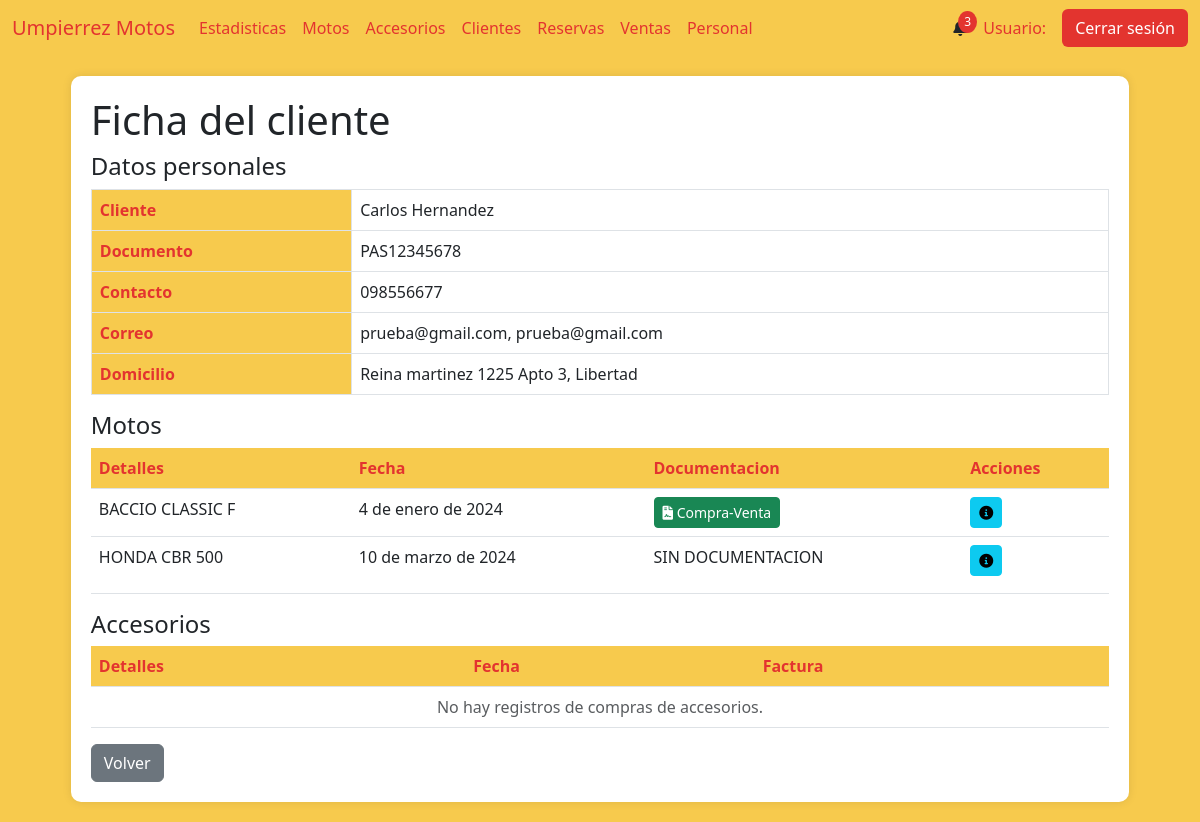
The app's page /cliente_ficha/3, older data.
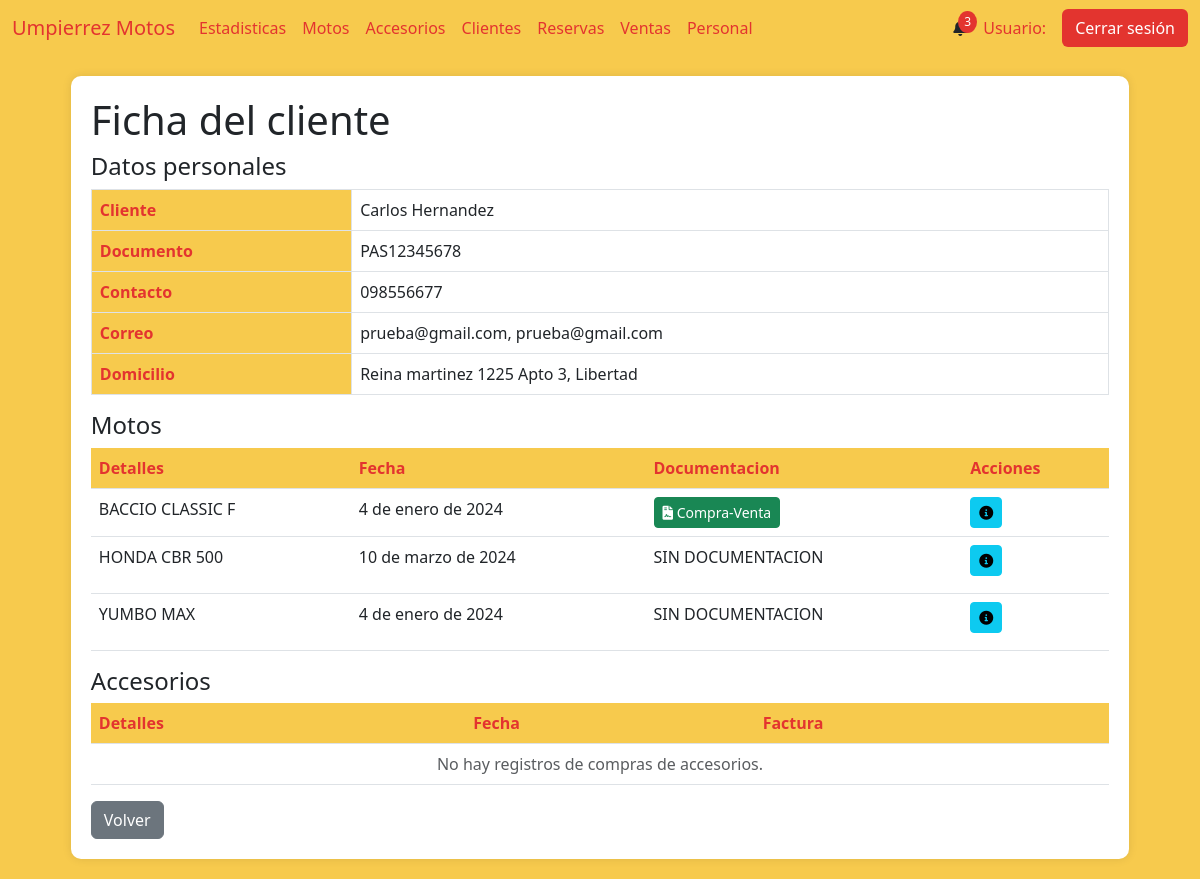
The same page, newer data.
### AppUM/models.py (models this page shows)
class ComprasVentas(models.Model):
    moto = models.ForeignKey(Moto, related_name='moto_cliente', on_delete=models.CASCADE)
    cliente = models.ForeignKey(Cliente, related_name='cliente_moto', on_delete=models.CASCADE)
    fecha_compra = models.DateField()
    fotocopia_libreta = models.ImageField(null=True, blank=True, upload_to="documentacion/libretas/")
    compra_venta = models.FileField(null=True, blank=True, upload_to="documentacion/compra_venta/")
    certificado_venta = models.FileField(null=True, blank=True, upload_to="documentacion/certificado_venta/")
    tipo = models.CharField(max_length=20)
    forma_de_pago = models.TextField(null=True, blank=True)
    class Meta:
        pass

### AppUM/views.py (the view)
# urls.py: path('cliente_ficha/<int:id_cliente>', views.ficha_cliente,name="ClienteFicha"),
def ficha_cliente(req,id_cliente):
    cliente = Cliente.objects.get(id=id_cliente)
    tel1 = ClienteTelefono.objects.filter(principal=1,cliente_id=cliente.id).first()
    tel_1 = tel1.telefono
    tel2 = ClienteTelefono.objects.filter(principal=0,cliente_id=cliente.id).first()
    correo1 = ClienteCorreo.objects.filter(principal=1,cliente_id=cliente.id).first()
    correo2 = ClienteCorreo.objects.filter(principal=0,cliente_id=cliente.id).first()
    if tel2:
        tel_2 = tel2.telefono
    else:
        tel_2 = None
    if correo1:
        c_1 = correo1.correo
    else:
        c_1 = None
    if correo2:
        c_2 = correo1.correo
    else:
        c_2 = None
    resultados_motos = (
        ComprasVentas.objects
        .filter(cliente__id=id_cliente, tipo='V')
        .select_related('moto', 'cliente')
        .values(
            'id',
            'moto__marca',
            'moto__modelo',
            'fecha_compra',
            'moto__precio',
            'fotocopia_libreta',
            'compra_venta',
            'certificado_venta',
        )
    )
    res_documentacion = []
    for resultado in resultados_motos:
            cv = ComprasVentas.objects.get(id=resultado['id'])
            res_documentacion.append({
            'moto': resultado,
            'libreta': cv.fotocopia_libreta.url if cv.fotocopia_libreta else None,
            'compra_venta': cv.compra_venta.url if cv.compra_venta else None,
            'certificado_venta': cv.certificado_venta.url if cv.certificado_venta else None,
        })
    paginator = Paginator(res_documentacion, 5)  # 5 clientes por página
    page_number = req.GET.get('page')  # Obtiene el número de página desde la URL
    page_obj = paginator.get_page(page_number)
    resultados_accesorios = (
        ClienteAccesorio.objects
        .filter(cliente__id=id_cliente)
        .select_related('accesorio', 'cliente')
        .values(
            'id',
            'accesorio__tipo',
            'accesorio__marca',
            'accesorio__modelo',
            'fecha_compra',
            'factura_documento'
        )
    )
    res_facturas = []
    for resultado_accesorio in resultados_accesorios:
            ca = ClienteAccesorio.objects.get(id=resultado_accesorio['id'])
            res_facturas.append({
            'accesorio': resultado_accesorio,
            'factura_documento': ca.factura_documento.url if ca.factura_documento else None
        })
    paginator_accesorio = Paginator(res_facturas, 5)  # 5 clientes por página
    page_number_accesorio = req.GET.get('page')  # Obtiene el número de página desde la URL
    page_obj_accesorio = paginator_accesorio.get_page(page_number_accesorio)
    return render(req,"perfil_administrativo/cliente/detalles_cliente.html",{"cliente":cliente,
                                                                             "tel1":tel_1,
                                                                             "tel2":tel_2,
                                                                             "correo1":c_1,
                                                                             "correo2":c_2,
                                                                             "page_obj":page_obj,
                                                                             "page_obj_accesorio":page_obj_accesorio,
                                                                             })

### AppUM/templates/perfil_administrativo/cliente/detalles_cliente.html (shortened to what the changed rows need)
{% extends "perfil_administrativo/padre_perfil_administrativo.html" %}
{% load static %}
{% block contenidoQueCambia %}
<div class="table-container" id="clienteDetails">
    <h1>Ficha del cliente</h1>
    <table class="table table-bordered">
        <tbody>
            <tr>
                <th scope="row">Cliente</th>
            </tr>
            <tr>
                <th scope="row">Documento</th>
            </tr>
            <tr>
                <th scope="row">Contacto</th>
            </tr>
            <tr>
                <th scope="row">Correo</th>
            </tr>
            <tr>
                <th scope="row">Domicilio</th>
            </tr>
        </tbody>
    </table>
    <table class="table">
        <thead>
            <tr>
                <th scope="row">Detalles</th>
                <th scope="row">Fecha</th>
                <th scope="row">Documentacion</th>
                <th scope="row">Acciones</th>
            </tr>
        </thead>
        <tbody>
            {% if page_obj %}
                {% for item in page_obj %}
                    <tr>
                        <td>{{ item.moto.moto__marca }} {{ item.moto.moto__modelo }}</td>
                        <td>{{ item.moto.fecha_compra }}</td>
                        <td>
                            {% if item.libreta or item.compra_venta or item.certificado_venta %}
                                {% if item.compra_venta %}
                                    <a href="{{ item.compra_venta }}" target="_blank">
                                        <button class="btn btn-sm btn-success" title="Ver Documento de Compra-Venta">
                                            <i class="fas fa-file-contract"></i> Compra-Venta
                                        </button>
                                    </a>
                                {% endif %}
                            {% else %}
                                <p>SIN DOCUMENTACION</p>
                            {% endif %}
                        </td>
                        <td>
                        <a href="{% url 'DetallesCuotas' item.moto.id %}"><button class="btn btn-sm btn-info"><i class="fas fa-info-circle"></i></button></a>
                        </td>
                    </tr>
                {% endfor %}
            {% else %}
                <tr>
                    <td colspan="9" class="text-center text-muted">
                        No hay registros de compras de motos.
                    </td>
                </tr>
            {% endif %}
        </tbody>
    </table>
    <table class="table">
        <thead>
            <tr>
                <th scope="row">Detalles</th>
                <th scope="row">Fecha</th>
                <th scope="row">Factura</th>
            </tr>
        </thead>
    </table>
</div>
{% endblock %}

Row changes from the older to the newer data that the page shows:
added ComprasVentas: moto.moto__marca "YUMBO", moto.moto__modelo "MAX", moto.fecha_compra "4 de enero de 2024", shows "SIN DOCUMENTACION"
